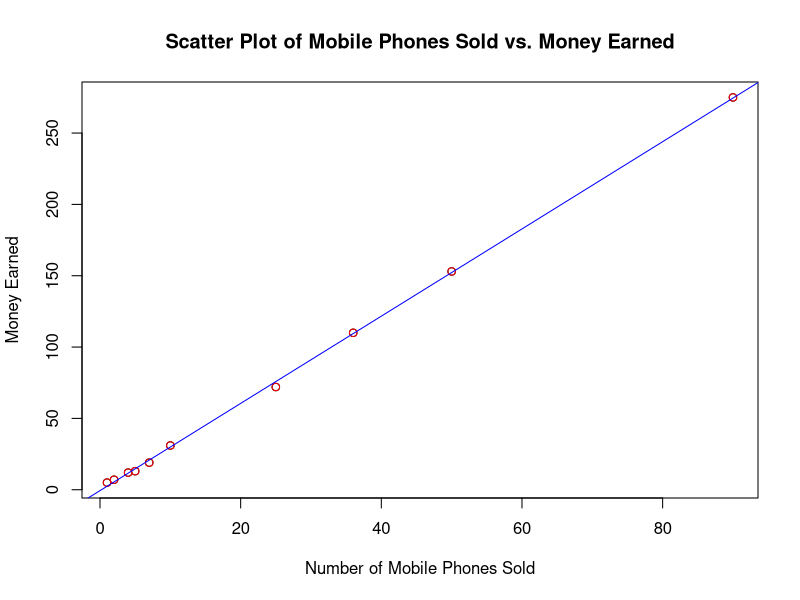

Write R code to recreate this figure.
data <- data.frame(
  x = c(4, 1, 5, 7, 10, 2, 50, 25, 90, 36),
  y = c(12, 5, 13, 19, 31, 7, 153, 72, 275, 110)
)
plot(data$x, data$y, 
     xlab = "Number of Mobile Phones Sold",
     ylab = "Money Earned",
     main = "Scatter Plot of Mobile Phones Sold vs. Money Earned")
points(data$x, data$y, col = "red")
abline(lm(data$y ~ data$x), col = "blue")